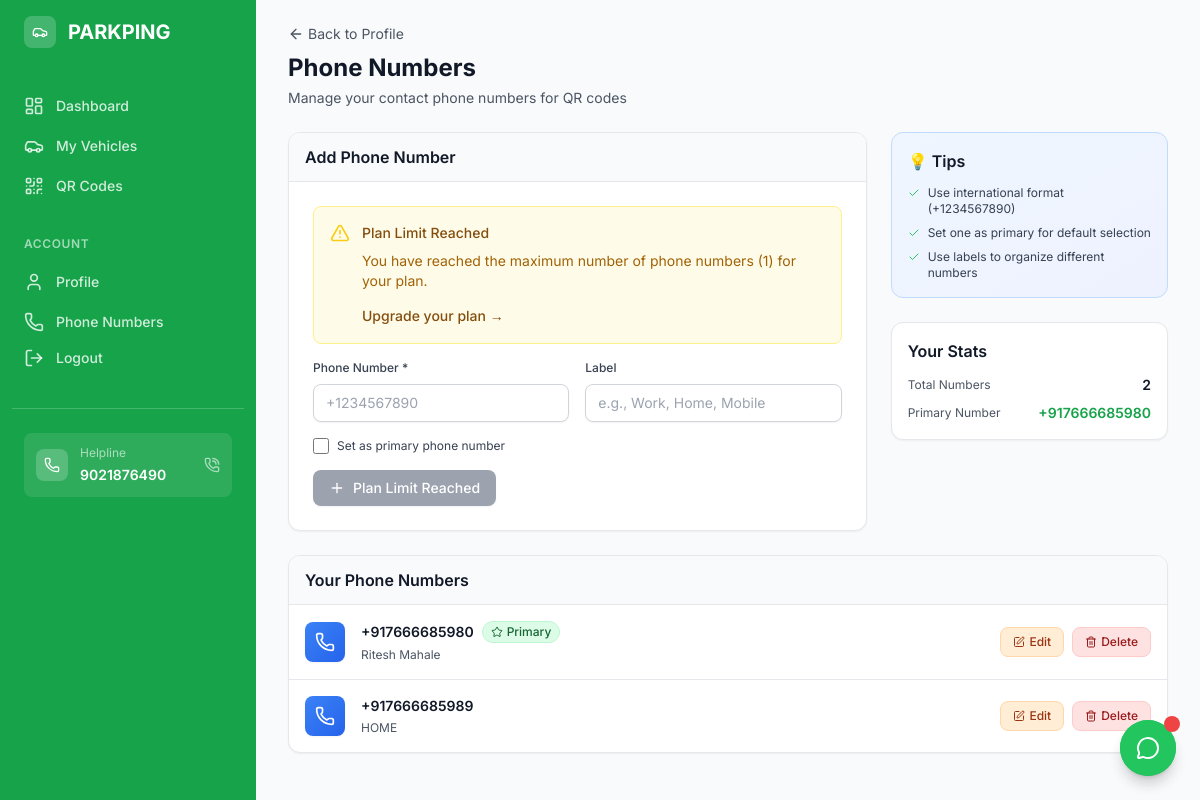
/accounts/phone-numbers/ (signed in), run on an earlier commit of the app's database.
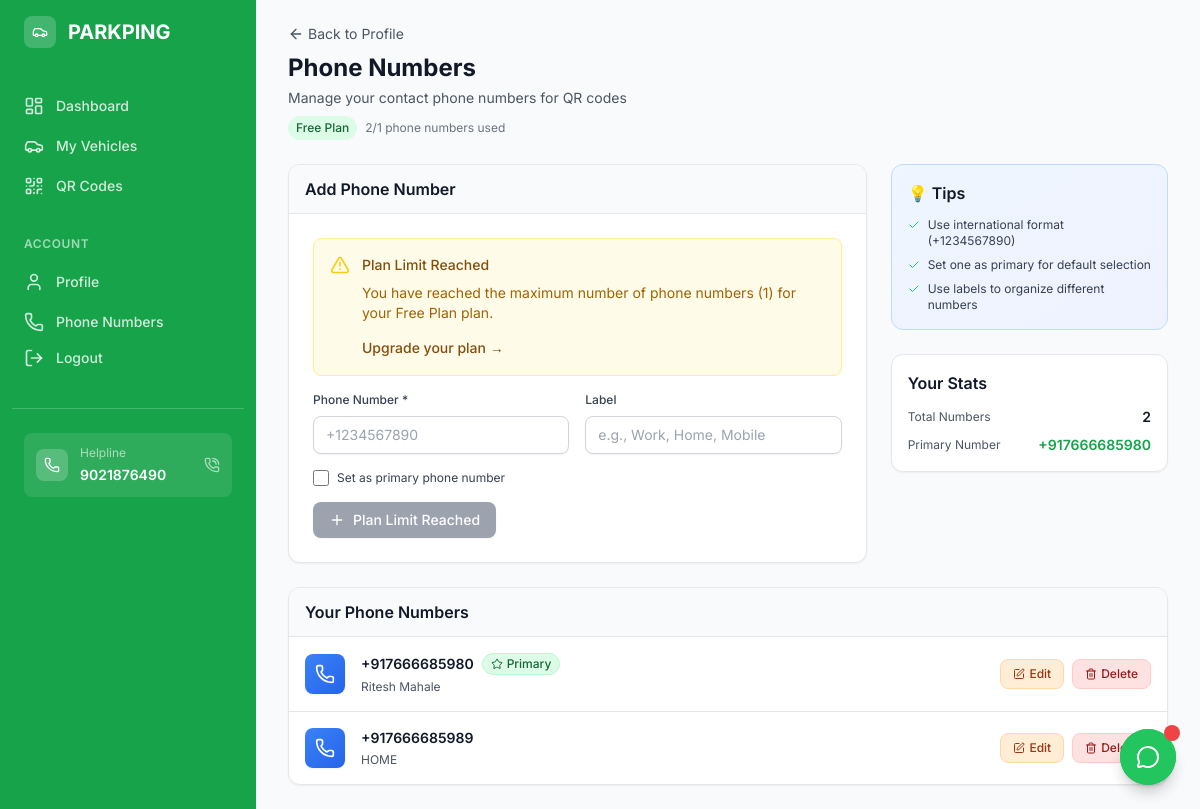
And on a later commit of the database.
### parking/models.py (models this page shows, shortened)
class SubscriptionPlan(models.Model):
    PLAN_TYPES = [
        ('free', 'Free'),
        ('basic', 'Basic'),
        ('pro', 'Professional'),
        ('enterprise', 'Enterprise'),
    ]
    name = models.CharField(max_length=100)
    plan_type = models.CharField(max_length=20, choices=PLAN_TYPES, unique=True)
    description = models.TextField()
    price = models.DecimalField(max_digits=10, decimal_places=2, default=0.00)
    currency = models.CharField(max_length=3, default='USD')
    billing_cycle = models.CharField(max_length=20, default='monthly')
    max_vehicles = models.PositiveIntegerField(default=1)
    max_phone_numbers = models.PositiveIntegerField(default=1)
    number_masking = models.BooleanField(default=False)
    max_masking_sessions = models.PositiveIntegerField(default=0, help_text="Maximum number of concurrent masking sessions allowed")
    custom_qr_design = models.BooleanField(default=False)
    priority_support = models.BooleanField(default=False)
    analytics_dashboard = models.BooleanField(default=False)
    qr_color_primary = models.CharField(max_length=7, default='#000000', help_text="Primary QR color")
    qr_color_secondary = models.CharField(max_length=7, default='#FFFFFF', help_text="Secondary QR color")
    logo_placement = models.BooleanField(default=False)
    custom_branding = models.BooleanField(default=False)
    is_active = models.BooleanField(default=True)
    created_at = models.DateTimeField(auto_now_add=True)
    updated_at = models.DateTimeField(auto_now=True)
    class Meta:
        ordering = ['price']

### accounts/views.py (the view)
# urls.py: path('phone-numbers/', views.phone_numbers_view, name='phone_numbers'),
@login_required
def phone_numbers_view(request):
    phone_numbers = UserPhoneNumber.objects.filter(user=request.user)
    user_plan = request.user.current_plan
    max_phone_numbers = user_plan.max_phone_numbers if user_plan else 1
    current_count = phone_numbers.count()
    if request.method == 'POST':
        if current_count >= max_phone_numbers:
            messages.error(request, f'You have reached the maximum number of phone numbers ({max_phone_numbers}) for your {user_plan.name if user_plan else "current"} plan. Please upgrade to add more.')
            return redirect('accounts:phone_numbers')
        form = UserPhoneNumberForm(request.POST, user=request.user)
        if form.is_valid():
            phone_number = form.save(commit=False)
            phone_number.user = request.user
            phone_number.save()
            messages.success(request, 'Phone number added successfully!')
            return redirect('accounts:phone_numbers')
    else:
        form = UserPhoneNumberForm(user=request.user)
    context = {
        'form': form,
        'phone_numbers': phone_numbers,
        'max_phone_numbers': max_phone_numbers,
        'current_count': current_count,
        'can_add_phone': current_count < max_phone_numbers,
        'user_plan': user_plan,
    }
    return render(request, 'accounts/phone_numbers.html', context)

### accounts/forms.py (shortened to what this page needs)
class UserPhoneNumberForm(forms.ModelForm):
    class Meta:
        model = UserPhoneNumber
        fields = ['phone_number', 'label', 'is_primary']
        widgets = {
            'phone_number': forms.TextInput(attrs={'placeholder': '+1234567890'}),
            'label': forms.TextInput(attrs={'placeholder': 'e.g., Work, Home, Mobile'}),
        }
    def __init__(self, *args, **kwargs):
        self.user = kwargs.pop('user', None)
        super().__init__(*args, **kwargs)
        if self.user:
            existing_numbers = UserPhoneNumber.objects.filter(user=self.user)
            if existing_numbers.count() <= 1:
                self.fields['is_primary'].widget.attrs['disabled'] = True
                self.fields['is_primary'].help_text = "Cannot remove primary status from the only phone number"

### templates/accounts/phone_numbers.html (shortened to what the changed rows need)
{% extends 'base.html' %}
{% load static %}
{% block content %}
  <div class="mb-6">
    <div class="mt-2">
      <h1 class="text-2xl font-bold text-gray-900">Phone Numbers</h1>
      {% if user_plan %}
        <div class="mt-2 flex items-center space-x-2">
          <span class="inline-flex items-center px-2 py-1 bg-green-100 text-green-800 text-xs font-medium rounded-full">
            {{ user_plan.name }}
          </span>
          <span class="text-xs text-gray-500">
            {{ current_count }}/{{ max_phone_numbers }} phone numbers used
          </span>
        </div>
      {% endif %}
    </div>
  </div>
  <div class="grid grid-cols-1 lg:grid-cols-3 gap-6">
    <div class="lg:col-span-2">
      <div class="bg-white shadow-sm rounded-xl border border-gray-200 overflow-hidden">
        <div class="p-6">
          {% if not can_add_phone %}
            <div class="mb-4 bg-yellow-50 border border-yellow-200 rounded-lg p-4">
              <div class="flex">
                <div class="flex-shrink-0">
                  <i data-lucide="alert-triangle" class="w-5 h-5 text-yellow-400"></i>
                </div>
                <div class="ml-3">
                  <h3 class="text-sm font-medium text-yellow-800">Plan Limit Reached</h3>
                  <div class="mt-2 text-sm text-yellow-700">
                    <p>You have reached the maximum number of phone numbers ({{ max_phone_numbers }}) for your {{ user_plan.name }} plan.</p>
                  </div>
                  <div class="mt-3">
                    <a href="{% url 'parking:subscription_plans' %}" class="text-sm font-medium text-yellow-800 hover:text-yellow-900">
                      Upgrade your plan <span aria-hidden="true">&rarr;</span>
                    </a>
                  </div>
                </div>
              </div>
            </div>
          {% endif %}
        </div>
      </div>
    </div>
  </div>
{% endblock %}

What changed in the data, as far as the page shows it:
now on this page (row edited): SubscriptionPlan: name "Free Plan"
Also different on the page:
{{ current_count }}: (not shown) → "2"
{{ max_phone_numbers }}: (not shown) → "1"
text now shown: "/ phone numbers used"
